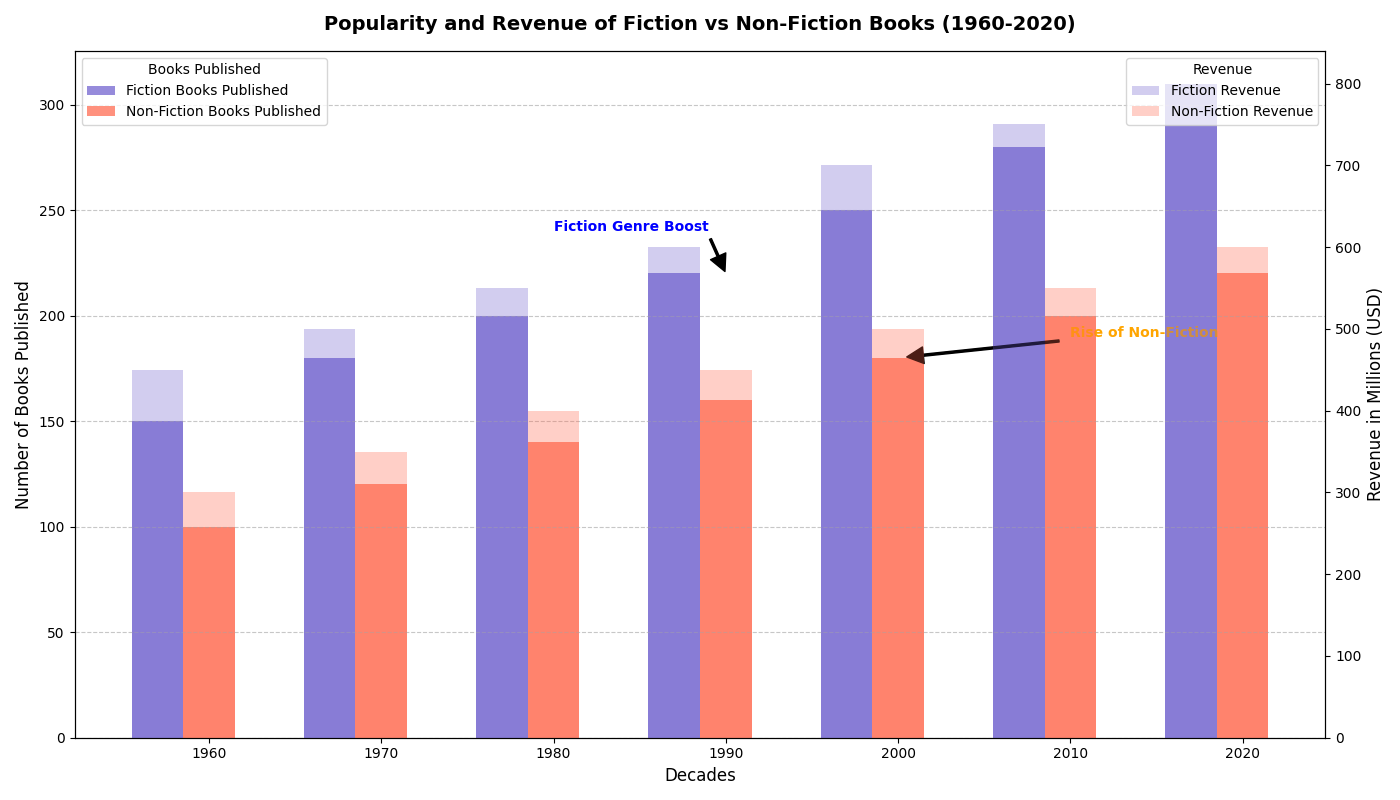

This chart was generated by the following Python code:
import matplotlib.pyplot as plt
import numpy as np

# Backstory: Analyzing the Popularity and Revenue of Fiction vs Non-Fiction Books Over the Decades
# This dataset shows the number of fiction and non-fiction books published each decade and their total revenue.

# Define the decades and number of books published in each genre
decades = np.arange(1960, 2021, 10)
fiction_books = [150, 180, 200, 220, 250, 280, 310]
non_fiction_books = [100, 120, 140, 160, 180, 200, 220]

# Revenue data by genre (in millions)
fiction_revenue = [450, 500, 550, 600, 700, 750, 800]
non_fiction_revenue = [300, 350, 400, 450, 500, 550, 600]

# Create the bar chart with different colors for each genre
fig, ax1 = plt.subplots(figsize=(14, 8))

bar_width = 3
ax1.bar(decades - bar_width, fiction_books, width=bar_width, color='#6a5acd', alpha=0.7, label='Fiction Books Published')
ax1.bar(decades, non_fiction_books, width=bar_width, color='#ff6347', alpha=0.7, label='Non-Fiction Books Published')

# Create a secondary y-axis for revenue data
ax2 = ax1.twinx()
ax2.bar(decades - bar_width, fiction_revenue, width=bar_width, color='#6a5acd', alpha=0.3, label='Fiction Revenue')
ax2.bar(decades, non_fiction_revenue, width=bar_width, color='#ff6347', alpha=0.3, label='Non-Fiction Revenue')

# Set chart titles and labels
ax1.set_title("Popularity and Revenue of Fiction vs Non-Fiction Books (1960-2020)", fontsize=14, fontweight='bold', pad=15)
ax1.set_xlabel("Decades", fontsize=12)
ax1.set_ylabel("Number of Books Published", fontsize=12)
ax2.set_ylabel("Revenue in Millions (USD)", fontsize=12)

# Set grid and legends
ax1.yaxis.grid(True, linestyle='--', alpha=0.7)
ax1.legend(loc='upper left', fontsize=10, title='Books Published')
ax2.legend(loc='upper right', fontsize=10, title='Revenue')

# Annotate key points
ax1.annotate('Fiction Genre Boost', xy=(1990, 220), xytext=(1980, 240),
             arrowprops=dict(facecolor='black', shrink=0.05, width=1.5),
             fontsize=10, fontweight='bold', color='blue')
ax1.annotate('Rise of Non-Fiction', xy=(2000, 180), xytext=(2010, 190),
             arrowprops=dict(facecolor='black', shrink=0.05, width=1.5),
             fontsize=10, fontweight='bold', color='orange')

# Tighten layout to fit elements neatly
plt.tight_layout()

# Show the plot
plt.show()
